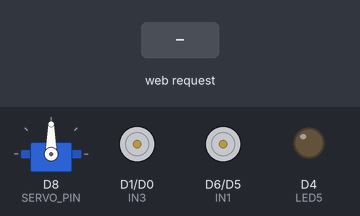
Bench run of a sketch on a simulated ESP8266 (NodeMCU). Parts: servo, motor-driver pin pairs drawn as motors (green arrow = first pin HIGH = forward, orange = second pin HIGH = backward, longer = more drive), output pins drawn as LEDs (lit = HIGH). The test bench sets the inputs (shaded band). What the sketch prints to the serial monitor is not drawn.

Above: at 1.2 s.
1.3 s: HTTP request GET /F= received
At 2.6 s:
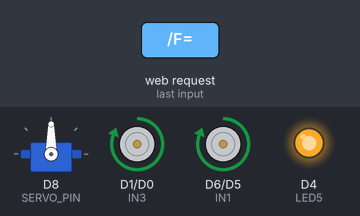
2.9 s: HTTP request GET /L= received
At 4.1 s:
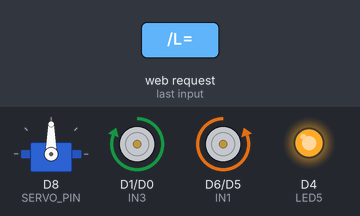
4.5 s: HTTP request GET /S= received
At 5.3 s:
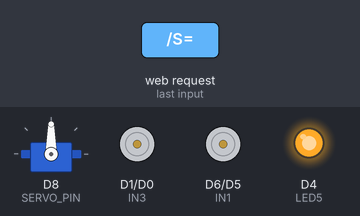
6.1 s: HTTP request GET /R= received
At 6.5 s:
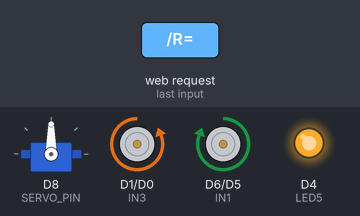
7.7 s: HTTP request GET /B= received
At 8.9 s:
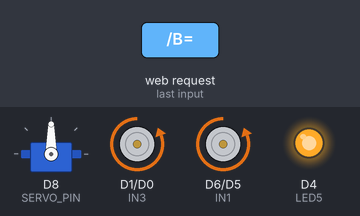
9.3 s: HTTP request GET /led5= received
At 10.1 s:
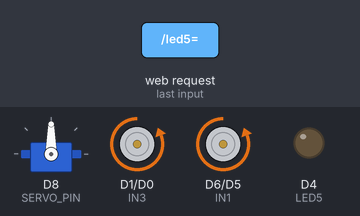
Timing chart, 0 to 11.8 s (numbered marks = the images above; inputs shaded):
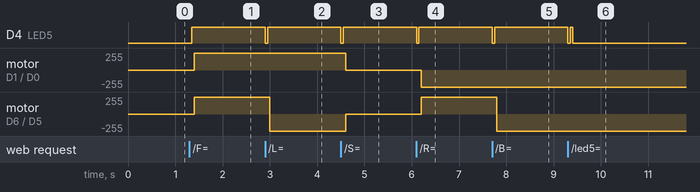

The sketch:

Multipurpose_Rover.ino
```cpp
#include <ESP8266WiFi.h>
#include <DHT.h>
#include <Servo.h>
// #include <SoftwareSerial.h>

#define GAS_SENSOR A0
#define DHTPIN D7
#define DHTTYPE DHT11
#define TRIG D3
#define ECHO D2
#define SERVO_PIN D8

#define IN1 D6
#define IN2 D5
#define IN3 D1
#define IN4 D0

#define LED5 D4
int state5 = 1;

DHT dht(DHTPIN, DHTTYPE);
Servo myServo;
WiFiServer server(80);
// SoftwareSerial Arduino(D0, D1); // NodeMCU TX=D0, RX=D1

void setup() {
    Serial.begin(115200);
    // Arduino.begin(9600);

    WiFi.softAP("Multipurpose_Rover", "12345678");
    server.begin();

    dht.begin();
    myServo.attach(SERVO_PIN);

    pinMode(GAS_SENSOR, INPUT);
    pinMode(TRIG, OUTPUT);
    pinMode(ECHO, INPUT);

    pinMode(IN1, OUTPUT);
    pinMode(IN2, OUTPUT);
    pinMode(IN3, OUTPUT);
    pinMode(IN4, OUTPUT);
    pinMode(LED5, OUTPUT);
}

void loop() {
    WiFiClient client = server.available();
    if (client) {
        if (state5) {
            digitalWrite(LED5, LOW);
            delay(50);
            digitalWrite(LED5, HIGH);
            delay(50);

        }

        String request = client.readStringUntil('\r');
        client.flush();

        if (request.indexOf("/F=") != -1) {
            Serial.print("F");
            forward();
        }
        if (request.indexOf("/L=") != -1) {
            Serial.print("L");
            left();
        }
        if (request.indexOf("/S=") != -1) {
            Serial.print("S");
            stopMotors();
        }
        if (request.indexOf("/R=") != -1) {
            Serial.print("R");
            right();
        }
        if (request.indexOf("/B=") != -1) {
            Serial.print("B");
            backward();
        }

        if (request.indexOf("/led5=") != -1) {
            state5 = request.substring(request.indexOf("=") + 1).toInt();
            // Serial.println("Led5=" + String(state5));
            digitalWrite(LED5, state5);
        }

        if (request.indexOf("/servo=") != -1) {
            int pos = request.substring(request.indexOf("=") + 1).toInt();
            myServo.write(pos);
            // Serial.println("Servo=" + String(pos));
        }

        if (request.indexOf("/data") != -1) {
            client.println("HTTP/1.1 200 OK");
            client.println("Content-Type: text/plain");
            client.println();
            client.println(String(dht.readTemperature()) + "," +
                           String(dht.readHumidity()) + "," +
                           String(getDistance()) + "," +
                           String(map(analogRead(GAS_SENSOR), 0, 1023, 0, 100)));
            return;
        }

        client.println("HTTP/1.1 200 OK");
        client.println("Content-Type: text/html");
        client.println();

        client.println("<style>");
        client.println("body { font-family: Arial, Helvetica, sans-serif; text-align: center; background-color: #f4f4f4; padding: 20px; }");
        client.println("h1 { color: #333; font-size: 64px; }");
        client.println("hr { width: 100%; border: 1px solid #007bff; }");
        client.println("p { font-size: 40px; }");
        client.println("#info { font-size: 40px; margin-bottom: 10px; }");
        client.println("button {");
        client.println("  background-color: #007bff; color: white; border: none; padding: 10px 20px;");
        client.println("  margin: 10px; font-size: 28px; border-radius: 5px; cursor: pointer;");
        client.println("  width: 90%; max-width: 280px; height: 70px; font-weight: bold");
        client.println("}");
        client.println("#controls { height: 150px; font-size: 32px; border-radius: 10px; }");
        client.println("#stopBut { height: 150px; width: 200; font-size: 32px; border-radius: 10px; }");
        client.println("button:hover { background-color: #0056b3; }");
        client.println("input[type='range'] { width: 80%; margin: 10px; }");
        client.println("@media (max-width: 600px) { button { font-size: 28px; padding: 8px 15px; } }");
        client.println(".footer {");
        client.println("  font-family:'Lucida Console', 'Courier New', monospace; font-size: 18px; position: fixed; left: 0; bottom: 0;");
        client.println("  width: 100%; background-color: #777; color: white; text-align: center;");
        client.println("}");
        client.println("</style>");

        client.println("<h1>Multi-purpose Rover</h1>");
        client.println("<hr>");

        client.println("<p id='info'>");
        client.println("<i>Temperature</i> : <span id='temp'></span> C<br>");
        client.println("<i>Humidity</i> : <span id='hum'></span> %<br>");
        client.println("<i>Distance</i> : <span id='dist'></span> cm<br>");
        client.println("<i>Gas Level %</i> : <span id='gas'></span>");
        client.println("</p>");

        client.println("<p>");
        client.println("<button onclick='updateLed5(1)'>LED5 ON</button>   <button onclick='updateLed5(0)'>LED5 OFF</button>");
        client.println("</p>");
        client.println("<p style='text-size: 40px;'>");
        client.println("Servo Angle: <input type='range' min='0' max='180' onchange='updateServo(this.value)'><br>");
        client.println("</p>");

        client.println("<p>");
        client.println("<button id='controls' onclick='updateF()'>FORWARD</button><br>");
        client.println("<button id='controls' onclick='updateL()'>LEFT</button>  <button id='stopBut' onclick='updateS()'>STOP</button>  <button id='controls' onclick='updateR()'>RIGHT</button><br>");
        client.println("<button id='controls' onclick='updateB()'>BACKWARD</button><br>");
        client.println("</p>");
        // client.println("<script>function updateServo(angle){fetch('/servo='+angle);}</script>");
        // client.println("<script>function updateSpeed(speed){fetch('/speed='+speed);}</script>");

        client.println("<script>");
        client.println("function updateF(){fetch('/F=');}");
        client.println("function updateL(){fetch('/L=');}");
        client.println("function updateS(){fetch('/S=');}");
        client.println("function updateR(){fetch('/R=');}");
        client.println("function updateB(){fetch('/B=');}");
        client.println("function updateLed5(state){fetch('/led5='+state);}");
        client.println("function updateServo(angle){fetch('/servo='+angle);}");
        client.println("function updateData() {");
        client.println("fetch('/data').then(res => res.text()).then(data => {");
        client.println("let values = data.split(',');");
        client.println("document.getElementById('temp').innerText = values[0];");
        client.println("document.getElementById('hum').innerText = values[1];");
        client.println("document.getElementById('dist').innerText = values[2];");
        client.println("document.getElementById('gas').innerText = values[3];");
        client.println("});");
        client.println("}");
        client.println("setInterval(updateData, 2000);");  // Update every 2 second
        client.println("</script>");
        client.println("<div class='footer'>COPYRIGHT &copy 2025 SS</div>");
    }
}

float getDistance() {
    digitalWrite(TRIG, LOW);
    delayMicroseconds(2);
    digitalWrite(TRIG, HIGH);
    delayMicroseconds(10);
    digitalWrite(TRIG, LOW);
    return pulseIn(ECHO, HIGH) * 0.034 / 2;
}

void forward() {
    digitalWrite(IN1, HIGH);
    digitalWrite(IN2, LOW);
    digitalWrite(IN3, HIGH);
    digitalWrite(IN4, LOW);
}

void backward() {
    digitalWrite(IN1, LOW);
    digitalWrite(IN2, HIGH);
    digitalWrite(IN3, LOW);
    digitalWrite(IN4, HIGH);
}

void left() {
    digitalWrite(IN1, LOW);
    digitalWrite(IN2, HIGH);
    digitalWrite(IN3, HIGH);
    digitalWrite(IN4, LOW);
}

void right() {
    digitalWrite(IN1, HIGH);
    digitalWrite(IN2, LOW);
    digitalWrite(IN3, LOW);
    digitalWrite(IN4, HIGH);
}

void stopMotors() {
    digitalWrite(IN1, LOW);
    digitalWrite(IN2, LOW);
    digitalWrite(IN3, LOW);
    digitalWrite(IN4, LOW);
}
```

Measured:
- after the input at 1.3 s, D4 (LED5): LOW → HIGH after 0.05 s; motor on D1 (IN3) / D0 (IN4), motor on D6 (IN1) / D5 (IN2): stopped → forward 255/255 after 0.10 s
- after the input at 2.9 s, D4 (LED5): HIGH → LOW at once, → HIGH 0.05 s later; motor on D6 (IN1) / D5 (IN2): forward 255/255 → backward 255/255 after 0.10 s
- after the input at 4.5 s, D4 (LED5): HIGH → LOW at once, → HIGH 0.05 s later; motor on D1 (IN3) / D0 (IN4): forward 255/255 → stopped after 0.10 s; motor on D6 (IN1) / D5 (IN2): backward 255/255 → stopped after 0.10 s
- after the input at 6.1 s, D4 (LED5): HIGH → LOW at once, → HIGH 0.05 s later; motor on D1 (IN3) / D0 (IN4): stopped → backward 255/255 after 0.10 s; motor on D6 (IN1) / D5 (IN2): stopped → forward 255/255 after 0.10 s
- after the input at 7.7 s, D4 (LED5): HIGH → LOW at once, → HIGH 0.05 s later; motor on D6 (IN1) / D5 (IN2): forward 255/255 → backward 255/255 after 0.10 s
- after the input at 9.3 s, D4 (LED5): HIGH → LOW at once, → HIGH 0.05 s later, → LOW 0.05 s later
